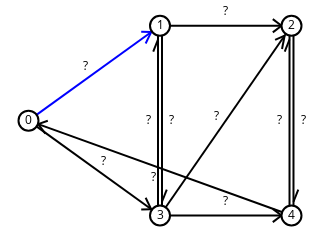

Source (notebook cell):
### Markdown cell above
### Exercício 2

Dê um exemplo de passeio que não é trilha no grafo `dg`.

### Code cell
sn.show_graph(dg, nlab=True, elab=True)
# 0 - 1 - 3 - 1 - 3

### Figure 1 — Plotly figure (JSON) as saved in the notebook; plotly's stock layout.template omitted (floating-point values rounded to 4 significant figures)
{"data": [{"hoverinfo": "none", "line": {"color": "rgb(0, 0, 255)", "width": 2}, "mode": "lines", "type": "scatter", "uid": "7f1195ec-a242-11e8-927c-acbc32b9af5d", "x": [0, 0.5, null, 0.4664, 0.4454, null, 0.4664, 0.4286, null], "y": [0.5, 1, null, 0.9664, 0.9062, null, 0.9664, 0.9678, null]}, {"hoverinfo": "none", "line": {"color": "rgb(0, 0, 0)", "width": 2}, "mode": "lines", "type": "scatter", "uid": "7f11975e-a242-11e8-927c-acbc32b9af5d", "x": [0, 0.5, null, 0.4664, 0.4286, null, 0.4664, 0.4454, null, 0.5, 1, null, 0.9621, 0.9289, null, 0.9621, 0.9289, null, 0.5076, 0.5076, null, 0.5076, 0.5257, null, 1.008, 1.008, null, 1.008, 1.026, null, 0.4924, 0.4924, null, 0.4924, 0.4743, null, 0.5, 1, null, 0.9738, 0.964, null, 0.9738, 0.9377, null, 0.5, 1, null, 0.9621, 0.9289, null, 0.9621, 0.9289, null, 1, 0, null, 0.03665, 0.0734, null, 0.03665, 0.06422, null, 0.9924, 0.9924, null, 0.9924, 0.9743, null], "y": [0.5, 0, null, 0.03357, 0.03224, null, 0.03357, 0.09382, null, 1, 1, null, 1, 0.9653, null, 1, 1.035, null, 1, 0, null, 0.07246, 0.1361, null, 1, 0, null, 0.07246, 0.1361, null, 0, 1, null, 0.9275, 0.8639, null, 0, 1, null, 0.9476, 0.8777, null, 0.9476, 0.9257, null, 0, 0, null, 0, -0.03474, null, 0, 0.03474, null, 0, 0.5, null, 0.4817, 0.4992, null, 0.4817, 0.432, null, 0, 1, null, 0.9275, 0.8639, null]}, {"hoverinfo": "none", "marker": {"color": "rgb(255, 255, 255)", "line": {"color": "rgb(0, 0, 0)", "width": 2}, "size": 20}, "mode": "markers+text", "text": ["0", "1", "2", "3", "4"], "textfont": {"color": "rgb(0, 0, 0)"}, "textposition": "middle center", "type": "scatter", "uid": "7f11981c-a242-11e8-927c-acbc32b9af5d", "x": [0, 0.5, 1, 0.5, 1], "y": [0.5, 1, 1, 0, 0]}, {"hoverinfo": "none", "mode": "text", "text": ["?", "?", "?", "?", "?", "?", "?", "?", "?", "?"], "textfont": {"color": "rgb(0, 0, 0)"}, "textposition": "middle center", "type": "scatter", "uid": "7f1198b2-a242-11e8-927c-acbc32b9af5d", "x": [0.2164, 0.2836, 0.75, 0.5455, 1.045, 0.4545, 0.7134, 0.75, 0.4738, 0.9545], "y": [0.7836, 0.2836, 1.072, 0.5, 0.5, 0.5, 0.5183, 0.07246, 0.1976, 0.5]}], "layout": {"height": 180, "margin": {"b": 0, "l": 0, "r": 0, "t": 0}, "showlegend": false, "width": 320, "xaxis": {"showgrid": false, "showticklabels": false, "zeroline": false}, "yaxis": {"showgrid": false, "showticklabels": false, "zeroline": false}}}
